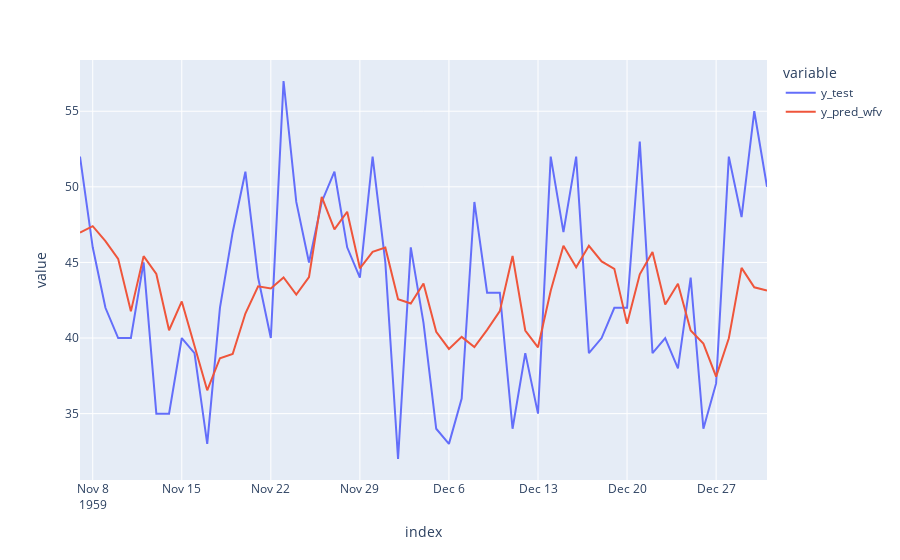

Here is the notebook cell this chart was saved with:
### Code cell
fig = px.line(df_pred_test,labels={'values':'Births'})
fig.show()
